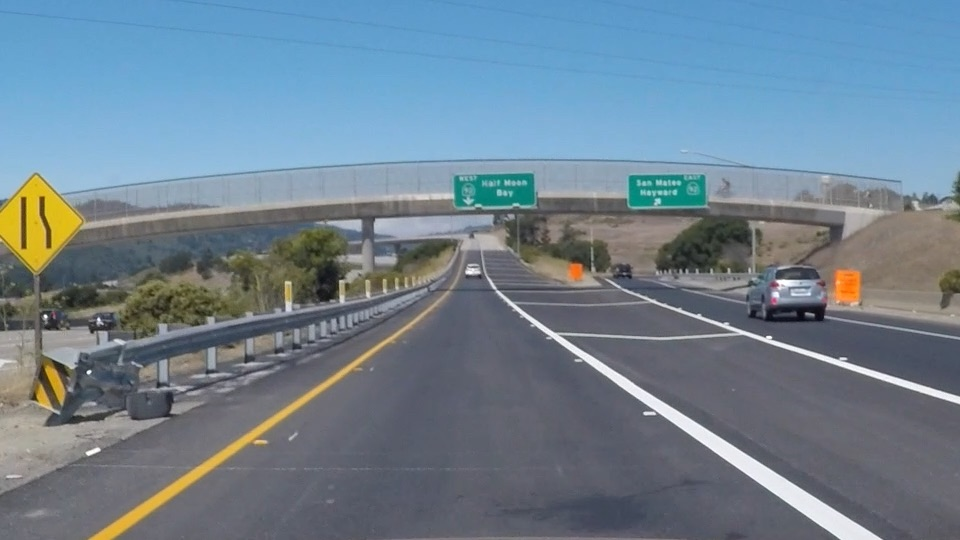
#> input picture step1/images/exit-ramp.jpg, 960 x 540 px
$ jupyter execute review_lesson5-7.ipynb
#> lines starting #> are read from the running program, lines starting #| are printed output that depends on the picture; after the words box and inside, x2 and y2 are one past the last pixel; in counts of white or black regions, pixels touching at a corner belong together
# ch1 简单车道线检测

## p1:color selection

1.通过阈值过滤

2.区域选择

## np.meshgrid(x, y)用法

[cell 1]
import numpy as np
import matplotlib.pyplot as plt

x = np.array([0, 1, 2])
y = np.array([0, 1])

X, Y = np.meshgrid(x, y)
print(X)
print(Y)


plt.plot(X, Y,
         color='red',  # 全部点设置为红色
         marker='.',  # 点的形状为圆点
         linestyle='')  # 线型为空，也即点与点之间不用线连接
plt.grid(True)
plt.show()

[cell 2]
import numpy as np
import matplotlib.pyplot as plt

x = np.linspace(0,1000,1000)
#print(x)
y = np.linspace(0,500,500)

X,Y = np.meshgrid(x, y)
print(X.shape)
print(Y.shape)
plt.plot(X, Y,
         color='limegreen',  # 设置颜色为limegreen
         marker='.',  # 设置点类型为圆点
         linestyle='')  # 设置线型为空，也即没有线连接点
plt.grid(True)
plt.show()
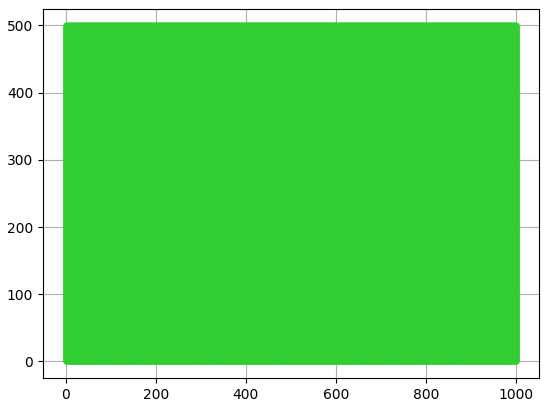
#> figure drawn by matplotlib, 1 panel

## np.polyfit()用法

# p2. 边缘检测

### cv2.GaussianBlur()用法

[cell 3]
#doing all the relevant imports
import matplotlib.pyplot as plt
import matplotlib.image as mpimg
import numpy as np
import cv2

# Read in the image and convert to grayscale
image = mpimg.imread('./images/exit-ramp.jpg')
#> image is the input picture: shape (540, 960, 3); mean R, G, B 111.3, 130.2, 144.4
gray = cv2.cvtColor(image, cv2.COLOR_RGB2GRAY)

# Define a kernel size for Gaussian smoothing / blurring
# Note: this step is optional as cv2.Canny() applies a 5x5 Gaussian internally
kernel_size = 5
blur_gray = cv2.GaussianBlur(gray,(kernel_size, kernel_size), 0)
plt.imshow(blur_gray, cmap='Greys_r')
plt.show()

### cv2.Canny()边缘检测

[cell 4]
# Define parameters for Canny and run it
# NOTE: if you try running this code you might want to change these!
low_threshold = 80
high_threshold = low_threshold*2
edges = cv2.Canny(blur_gray, low_threshold, high_threshold)
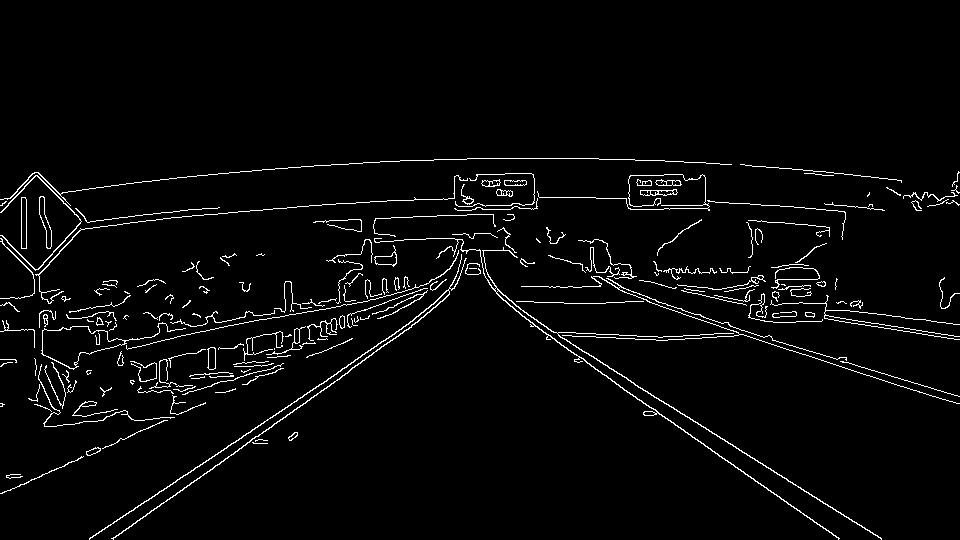
#> edges: shape (540, 960); 3.2% white in thin lines or dots, all inside (x1, y1, x2, y2) = (0, 158, 960, 540)

# Display the image
plt.imshow(edges, cmap='Greys_r')
plt.show()

### cv2.fillPoly() 填充多边形

cv2.fillPoly()函数可以用来填充任意形状的图型.可以用来绘制多边形,

工作中也经常使用非常多个边来近似的画一条曲线.

cv2.fillPoly()函数可以一次填充多个图型.

[cell 5]
img = np.zeros((1080, 1920, 3), np.uint8)
area1 = np.array([[250, 200], [300, 100], [750, 800], [100, 1000]])
area2 = np.array([[1000, 200], [1500, 200], [1500, 400], [1000, 400]])

cv2.fillPoly(img, [area1, area2], (255, 255, 255))
#> img: shape (1080, 1920, 3); 18.7% white; 2 white regions, box (x1, y1, x2, y2) and area: (100, 100, 751, 1001) 286151, (1000, 200, 1501, 401) 100701

plt.imshow(img)
plt.show()

### cv2.bitwise_and() 与操作

[cell 6]
# Next we'll create a masked edges image using cv2.fillPoly()
mask = np.zeros_like(edges)
ignore_mask_color = (255,)* 3


left_bottom = [100, 550]
right_bottom = [850, 550]
apex = [450, 300]

# This time we are defining a four sided polygon to mask
imshape = image.shape
#> imshape = (540, 960, 3)
#vertices = np.array([[(50,imshape[0]),(0, 0), (imshape[1], 0), (imshape[1],imshape[0])]], dtype=np.int32)
vertices = np.array([[(80,imshape[0]),(480, 260),(500, 260), (900,imshape[0])]], dtype=np.int32)
cv2.fillPoly(mask, vertices, ignore_mask_color)
#> mask: shape (540, 960); 22.7% white; 1 white region, box (x1, y1, x2, y2) and area: (81, 260, 900, 540) 117720
masked_edges = cv2.bitwise_and(edges, mask)
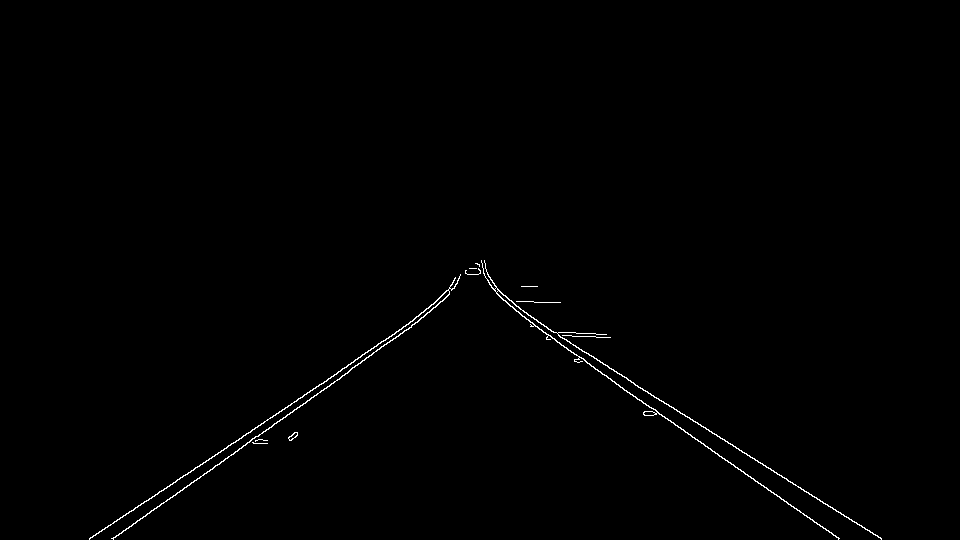
#> masked_edges: shape (540, 960); 0.55% white in thin lines or dots, all inside (x1, y1, x2, y2) = (89, 260, 882, 540)
plt.imshow(masked_edges, cmap='Greys_r')
plt.show()

# p3. 霍夫变换

cv2.HoughLinesP():霍夫变换

cv2.line()：画线

[cell 7]
# Define the Hough transform parameters
# Make a blank the same size as our image to draw on
rho = 1 # distance resolution in pixels of the Hough grid
theta = np.pi/180 # angular resolution in radians of the Hough grid
threshold = 5     # minimum number of votes (intersections in Hough grid cell)
min_line_length =60 #minimum number of pixels making up a line
max_line_gap = 10    # maximum gap in pixels between connectable line segments
line_image = np.copy(image)*0 # creating a blank to draw lines on
#> line_image: shape (540, 960, 3); every value is 0

# Run Hough on edge detected image
# Output "lines" is an array containing endpoints of detected line segments
lines = cv2.HoughLinesP(masked_edges, rho, theta, threshold, np.array([]),
                            min_line_length, max_line_gap)
#> lines = 14 rows, first 6: [705, 446, 812, 519], [285, 417, 424, 316], [609, 368, 881, 538], [620, 387, 717, 453], [206, 473, 436, 306], [113, 539, 197, 478]

# Iterate over the output "lines" and draw lines on a blank image
for line in lines:
    for x1,y1,x2,y2 in line:
        cv2.line(line_image,(x1,y1),(x2,y2),(255,0,0),10)
#> this loop made 14 passes
#> line on passes 1 to 12: [[705, 446, 812, 519]], [[285, 417, 424, 316]], [[609, 368, 881, 538]], [[620, 387, 717, 453]], [[206, 473, 436, 306]], [[113, 539, 197, 478]], [[89, 539, 413, 320]], [[470, 268, 534, 319]], [[597, 370, 673, 422]], [[502, 299, 571, 351]], [[515, 310, 582, 361]], [[145, 516, 277, 421]]
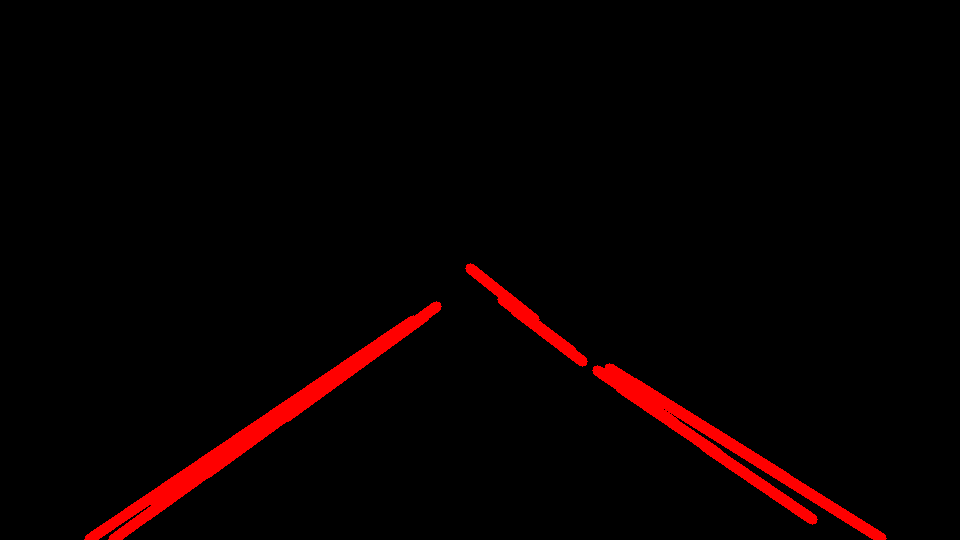
#> line_image: shape (540, 960, 3); mean R, G, B 8, 0, 0

# Create a "color" binary image to combine with line image
color_edges = np.dstack((edges, edges, edges))
plt.imshow(line_image)
plt.show()

### cv2.addWeighted()

[cell 8]
# Draw the lines on the edge image
lines_edges = cv2.addWeighted(image, 0.8, line_image, 1, 0)
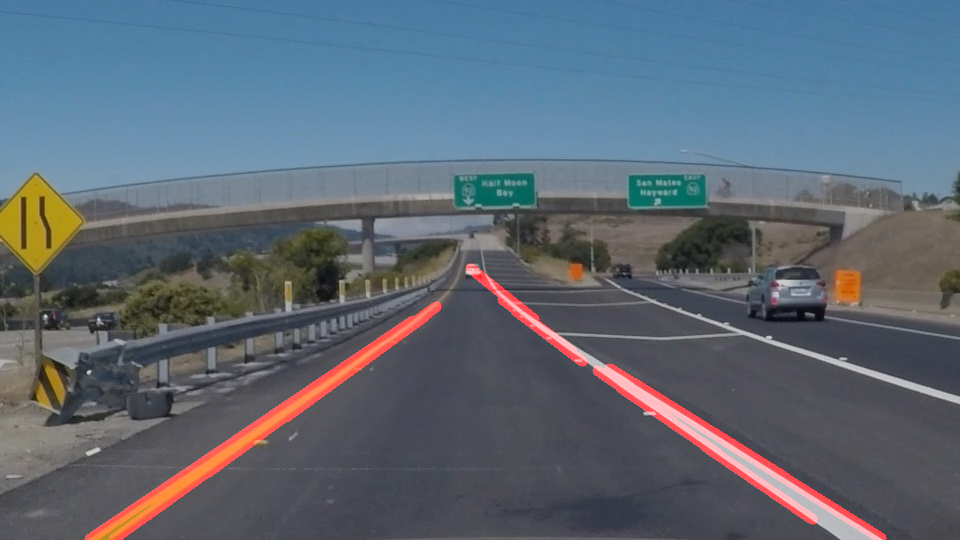
#> lines_edges: shape (540, 960, 3); mean R, G, B 93.1, 104.1, 115.5
plt.imshow(lines_edges)
plt.show()

# ch2 高级视觉

the first step is to sense or perceive the world.

the second step is to decide what to do based on that perception.

and the third step is to perform an action to carry out that decision.

radar and lidar see the world in 3D

从真实世界三维坐标到二维图像坐标的变换矩阵，叫做相机矩阵；

失真的类型：

1.radial distortion:真实相机用弯曲镜头来成像，光线在镜头边缘处经常弯曲，称为径向失真；

2.tangential distortion:切向失真，镜头未完全平行于成像面时，使得图像看起来倾斜；

失真系数和矫正：

1.radial distortion系数有三个：k1,k2 and k3. 可以使用矫正公式校正径向扭曲了图像；

Distortion_coefficients = (k1 k2 p1 p2 k3)一般用五个参数可以消除失真；

## P1 畸变矫正

用到的opencv函数

1.得到灰度图

gray = cv2.cvtColor(img,cv2.COLOR_BGR2GRAY)

2.Finding chessboard corners (for an 8x6 board):

ret, corners = cv2.findChessboardCorners(gray, (8,6), None)

3.Drawing detected corners on an image:

img = cv2.drawChessboardCorners(img, (8,6), corners, ret)

4.标定相机Camera calibration

ret, mtx, dist, rvecs, tvecs = cv2.calibrateCamera(objpoints, imgpoints, gray.shape[::-1], None, None)

objpoints:对象点坐标，3D points in real world space

imgpoints:图像点坐标，2D points in image plane

5.图像矫正：Undistorting a test image:

dst = cv2.undistort(img, mtx, dist, None, mtx)

### sample1 角点检测

[cell 9]
import numpy as np
import cv2
import matplotlib.pyplot as plt
import matplotlib.image as mpimg

# prepare object points
nx = 8#TODO: enter the number of inside corners in x
ny = 6#TODO: enter the number of inside corners in y

# Make a list of calibration images
fname = './images/calibration_test.png'
img = cv2.imread(fname)
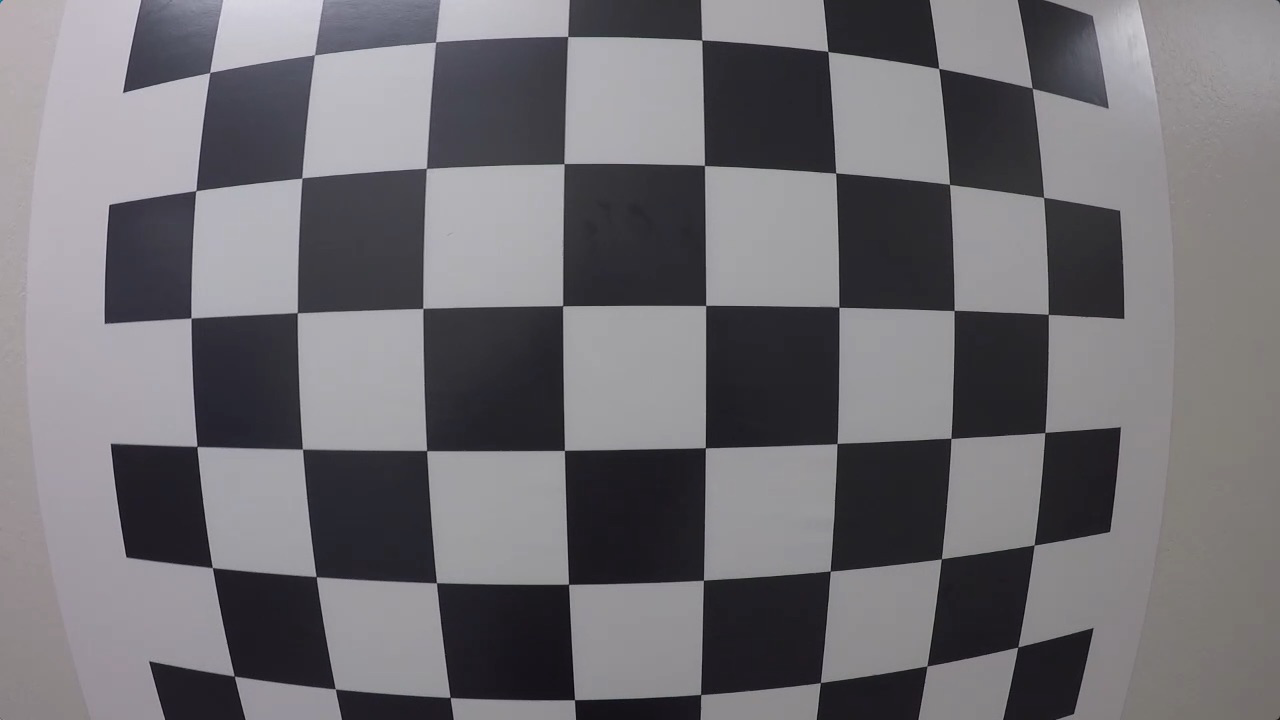
#> input picture step1/images/calibration_test.png, 1280 x 720 px
#> img is the input picture: shape (720, 1280, 3); mean B, G, R 115.4, 110.9, 112.9

# Convert to grayscale
gray = cv2.cvtColor(img, cv2.COLOR_BGR2GRAY)
#> gray: shape (720, 1280)

# Find the chessboard corners
ret, corners = cv2.findChessboardCorners(gray, (nx, ny), None)
#> ret = True; corners = 48 rows, first 8: [209.5, 72.76], [314.5, 54.59], [435.5, 42.04], [567.8, 36.47], [702, 40.03], [827.9, 51.39], [938.9, 68.44], [1032.2, 88.22]

# If found, draw corners
if ret == True:
    # Draw and display the corners
    cv2.drawChessboardCorners(img, (nx, ny), corners, ret)
#> img: shape (720, 1280, 3); 3.33% of pixels changed, all inside (x1, y1, x2, y2) = (185, 30, 1055, 707)
    plt.imshow(img)
    plt.show()

### sample2 标定相机，畸变矫正

[cell 10]
import pickle
import cv2
import numpy as np
import matplotlib.pyplot as plt
import matplotlib.image as mpimg

# Read in the saved objpoints and imgpoints
dist_pickle = pickle.load( open( "lesson5/wide_dist_pickle.p", "rb" ) )
#> (reads step1/lesson5_camera Calibration/wide_dist_pickle.p from the repository)
objpoints = dist_pickle["objpoints"]  #3D points in real world space,对象点位置
imgpoints = dist_pickle["imgpoints"]  #2D，角点在图像的实际坐标

print(len(objpoints),objpoints[0].shape)  #35张图，每张图48个点
print(len(imgpoints),imgpoints[0].shape)  #35张图，每张图48个点，每个点，x,y坐标

[cell 11]
# TODO: Write a function that takes an image, object points, and image points
# performs the camera calibration, image distortion correction and
# returns the undistorted image
def cal_undistort(img, objpoints, imgpoints):
    # Use cv2.calibrateCamera() and cv2.undistort()
    img_size = (img.shape[1],img.shape[0])
    ret, mtx, dist, rvecs, tvecs = cv2.calibrateCamera(objpoints,imgpoints,img_size,None,None)

    undist = cv2.undistort(img, mtx, dist, None, mtx)

    #undist = np.copy(img)  # Delete this line
    return undist

# Read in an image
img = cv2.imread('lesson5/test_image.png')
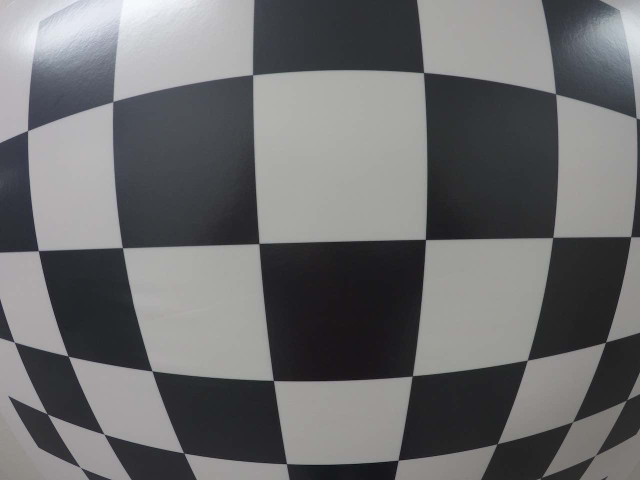
#> input picture step1/lesson5/test_image.png, 1280 x 960 px (shown at 1/2 size)
#> img is the input picture: shape (960, 1280, 3); mean B, G, R 110.9, 109.7, 109.3
print(img.shape)
#| (960, 1280, 3)
undistorted = cal_undistort(img, objpoints, imgpoints)
#> in cal_undistort, `ret, mtx, dist, rvecs, tvecs = cv2.calibrateCamera(objpoints,imgpoints..`: ret = 0.566; mtx = [[560.3, 0, 651.3], [0, 561.4, 499.1], [0, 0, 1]]; dist = [[-0.233, 0.0617, -1.83e-05, 3.39e-05, -0.00755]]; rvecs = 35 items, first 6: [0.0931, -0.325, -0.0249], [0.113, -0.187, -0.038], [0.0516, 0.0265, -0.011], [0.141, -0.039, 0.00317], [0.0892, 0.288, 0.00592], [0.148, 0.191, 0.0375]; tvecs = 35 items, first 6: [-1.56, -2.79, 4.06], [-2.1, -2.82, 5.97], [-3.5, -2.75, 3.72], [-3.43, -2.17, 3.44], [-4.03, -2.47, 4.57], [-4.57, -1.99, 4.41]

[cell 12]
f, (ax1, ax2) = plt.subplots(1, 2, figsize=(24, 9))
f.tight_layout()
ax1.imshow(img)
ax1.set_title('Original Image', fontsize=50)
ax2.imshow(undistorted)
ax2.set_title('Undistorted Image', fontsize=50)
plt.subplots_adjust(left=0., right=1, top=0.9, bottom=0.)
plt.show()
#> figure, not shown here; B, G, R data is drawn as R, G, B
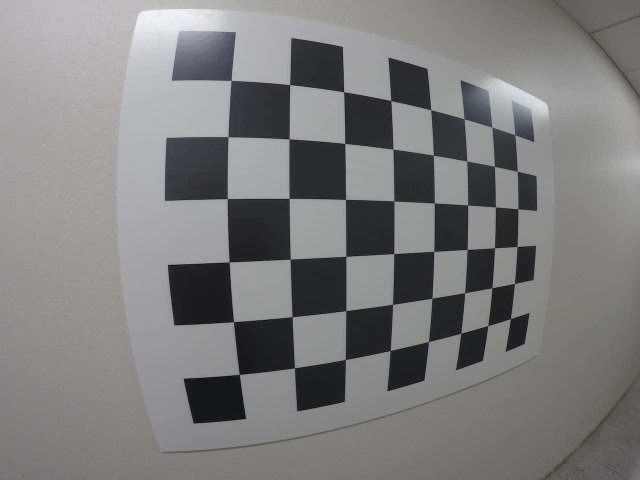
#> input picture step1/images/test_image2.png, 1280 x 960 px (shown at 1/2 size)
#> further down, img is the input picture: shape (960, 1280, 3); mean B, G, R 124.9, 125, 125.3
#| <class 'numpy.ndarray'>

## P2 Perspective,视角转化

Perspective用到的opencv函数：

1.计算转换矩阵

M = cv2.getPerspectiveTransform(src, dst)

2.转换你矩阵

Minv = cv2.getPerspectiveTransform(dst, src)

3.用转换矩阵，转化图像

warped = cv2.warpPerspective(img, M, img_size, flags=cv2.INTER_LINEAR)

[cell 13]
import pickle
import cv2
import numpy as np
import matplotlib.pyplot as plt
import matplotlib.image as mpimg

[cell 14]
# Read in the saved camera matrix and distortion coefficients
# These are the arrays you calculated using cv2.calibrateCamera()
dist_pickle = pickle.load( open( "lesson5/wide_dist_pickle.p", "rb" ) )
mtx = dist_pickle["mtx"]
dist = dist_pickle["dist"]

# MODIFY THIS FUNCTION TO GENERATE OUTPUT
# THAT LOOKS LIKE THE IMAGE ABOVE
def corners_unwarp(img, nx, ny, mtx, dist):
    # Pass in your image into this function
    # Write code to do the following steps

    # 1) Undistort using mtx and dist
#> called with nx = 8, ny = 6, mtx = array of shape (3, 3), dist = array of shape (1, 5)
    img_size = (img.shape[1],img.shape[0])
#> img_size = (1280, 960)
    undist_img = cv2.undistort(img,mtx,dist,None,mtx)
    #plt.imshow(undist_img)

    # 2) Convert to grayscale
    gray = cv2.cvtColor(undist_img,cv2.COLOR_BGR2GRAY)
#> gray: shape (960, 1280)
    #plt.imshow(gray,cmap='gray')
    #print(img_size)

    # 3) Find the chessboard corners
    #Convert image to grayscale
    ret, corners = cv2.findChessboardCorners(gray,(nx,ny),None)
#> ret = True; corners = 48 rows, first 8: [436.5, 114.3], [573.6, 137.9], [691.4, 156.4], [793.9, 174.5], [884.1, 190.4], [966.1, 203.4], [1038, 215.6], [1104, 224.7]

    # 4) If corners found:
            # a) draw corners
            # b) define 4 source points src = np.float32([[,],[,],[,],[,]])
                 #Note: you could pick any four of the detected corners
                 # as long as those four corners define a rectangle
                 #One especially smart way to do this would be to use four well-chosen
                 # corners that were automatically detected during the undistortion steps
                 #We recommend using the automatic detection of corners in your code
            # c) define 4 destination points dst = np.float32([[,],[,],[,],[,]])
            # d) use cv2.getPerspectiveTransform() to get M, the transform matrix
            # e) use cv2.warpPerspective() to warp your image to a top-down view

    if ret == True:
        img_new = cv2.drawChessboardCorners(undist_img,(nx, ny),corners,ret)
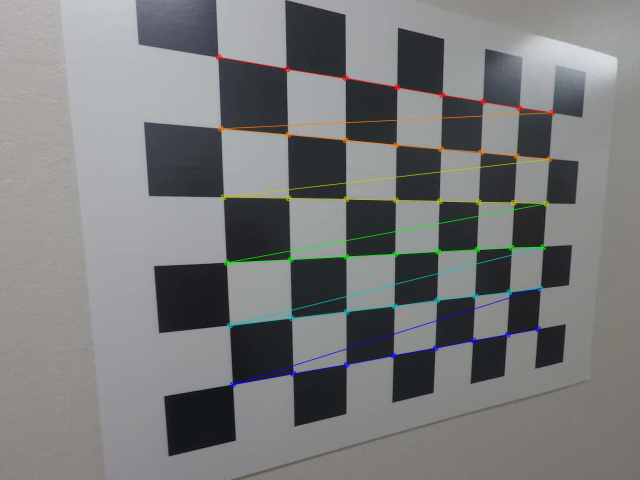
#> img_new: shape (960, 1280, 3) (shown at 1/2 size); mean B, G, R 122.9, 122.5, 121.5
        plt.imshow(img_new)
        print(type(corners),corners.shape)
#| <class 'numpy.ndarray'> (48, 1, 2)
        #print(corners)

        offset = 120
        src = np.float32([corners[0], corners[nx-1], corners[-1], corners[-nx]])
#> src = [[436.5, 114.3], [1104, 224.7], [1075.5, 658], [465.3, 768.6]]
        dst = np.float32([[offset, offset], [img_size[0]-offset, offset],
                                     [img_size[0]-offset, img_size[1]-offset],
                                     [offset, img_size[1]-offset]])

        #delete the next two lines
        M = cv2.getPerspectiveTransform(src,dst)
#> M = [[0.776, -0.05, -236], [-0.181, 0.788, 86.17], [-0.000407, -0.000114, 1]]
        #warped = np.copy(img)
        warped = cv2.warpPerspective(undist_img,M,img_size,flags=cv2.INTER_LINEAR)
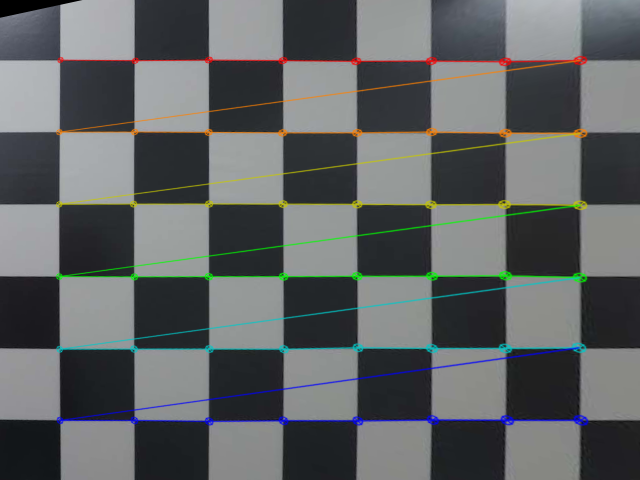
#> warped: shape (960, 1280, 3) (shown at 1/2 size); mean B, G, R 99.2, 98.4, 95
    else:
        print("find corners failded")
    #b)

    return warped, M

[cell 15]
# Read in an image
img = cv2.imread('images/test_image2.png')
print(type(img))
nx = 8 # the number of inside corners in x
ny = 6 # the number of inside corners in y
top_down, perspective_M = corners_unwarp(img, nx, ny, mtx, dist)
#> perspective_M has the same summary as M in corners_unwarp

[cell 16]
f, (ax1, ax2) = plt.subplots(1, 2, figsize=(24, 9))
f.tight_layout()
ax1.imshow(img)
ax1.set_title('Original Image', fontsize=50)
ax2.imshow(top_down)
ax2.set_title('Undistorted and Warped Image', fontsize=50)
plt.subplots_adjust(left=0., right=1, top=0.9, bottom=0.)
#> figure, not shown here; B, G, R data is drawn as R, G, B
